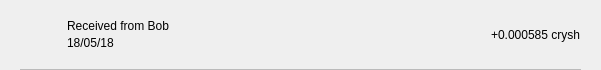
<?xml version="1.0" encoding="UTF-8"?>
<ui version="4.0">
 <class>TxRow</class>
 <widget class="QWidget" name="TxRow">
  <property name="geometry">
   <rect>
    <x>0</x>
    <y>0</y>
    <width>601</width>
    <height>70</height>
   </rect>
  </property>
  <property name="minimumSize">
   <size>
    <width>0</width>
    <height>40</height>
   </size>
  </property>
  <property name="windowTitle">
   <string>Form</string>
  </property>
  <layout class="QVBoxLayout" name="verticalLayout_3">
   <property name="spacing">
    <number>0</number>
   </property>
   <property name="leftMargin">
    <number>0</number>
   </property>
   <property name="topMargin">
    <number>0</number>
   </property>
   <property name="rightMargin">
    <number>0</number>
   </property>
   <property name="bottomMargin">
    <number>0</number>
   </property>
   <item>
    <widget class="QWidget" name="rowContainer" native="true">
     <layout class="QVBoxLayout" name="verticalLayout_2">
      <property name="spacing">
       <number>9</number>
      </property>
      <property name="leftMargin">
       <number>20</number>
      </property>
      <property name="topMargin">
       <number>9</number>
      </property>
      <property name="rightMargin">
       <number>20</number>
      </property>
      <property name="bottomMargin">
       <number>0</number>
      </property>
      <item>
       <widget class="QFrame" name="frame">
        <property name="styleSheet">
         <string notr="true">border:none;</string>
        </property>
        <property name="frameShape">
         <enum>QFrame::StyledPanel</enum>
        </property>
        <property name="frameShadow">
         <enum>QFrame::Raised</enum>
        </property>
        <layout class="QHBoxLayout" name="horizontalLayout" stretch="0,2,0">
         <property name="leftMargin">
          <number>0</number>
         </property>
         <property name="topMargin">
          <number>0</number>
         </property>
         <property name="rightMargin">
          <number>0</number>
         </property>
         <property name="bottomMargin">
          <number>0</number>
         </property>
         <item>
          <widget class="QPushButton" name="icon">
           <property name="focusPolicy">
            <enum>Qt::NoFocus</enum>
           </property>
           <property name="styleSheet">
            <string notr="true">border:none;</string>
           </property>
           <property name="text">
            <string/>
           </property>
           <property name="iconSize">
            <size>
             <width>28</width>
             <height>28</height>
            </size>
           </property>
          </widget>
         </item>
         <item>
          <layout class="QVBoxLayout" name="verticalLayout">
           <property name="spacing">
            <number>3</number>
           </property>
           <property name="leftMargin">
            <number>9</number>
           </property>
           <item>
            <widget class="QLabel" name="lblAddress">
             <property name="styleSheet">
              <string notr="true"/>
             </property>
             <property name="text">
              <string>Received from Bob</string>
             </property>
             <property name="alignment">
              <set>Qt::AlignBottom|Qt::AlignLeading|Qt::AlignLeft</set>
             </property>
            </widget>
           </item>
           <item>
            <widget class="QLabel" name="lblDate">
             <property name="styleSheet">
              <string notr="true"/>
             </property>
             <property name="text">
              <string>18/05/18</string>
             </property>
             <property name="alignment">
              <set>Qt::AlignLeading|Qt::AlignLeft|Qt::AlignTop</set>
             </property>
            </widget>
           </item>
          </layout>
         </item>
         <item>
          <widget class="QLabel" name="lblAmount">
           <property name="styleSheet">
            <string notr="true"/>
           </property>
           <property name="text">
            <string>+0.000585 crysh</string>
           </property>
          </widget>
         </item>
        </layout>
       </widget>
      </item>
      <item>
       <widget class="QLabel" name="lblDivisory">
        <property name="minimumSize">
         <size>
          <width>0</width>
          <height>1</height>
         </size>
        </property>
        <property name="maximumSize">
         <size>
          <width>16777215</width>
          <height>1</height>
         </size>
        </property>
        <property name="styleSheet">
         <string notr="true">background-color:#bababa;</string>
        </property>
        <property name="text">
         <string/>
        </property>
        <property name="alignment">
         <set>Qt::AlignBottom|Qt::AlignLeading|Qt::AlignLeft</set>
        </property>
       </widget>
      </item>
     </layout>
    </widget>
   </item>
  </layout>
 </widget>
 <resources/>
 <connections/>
</ui>
